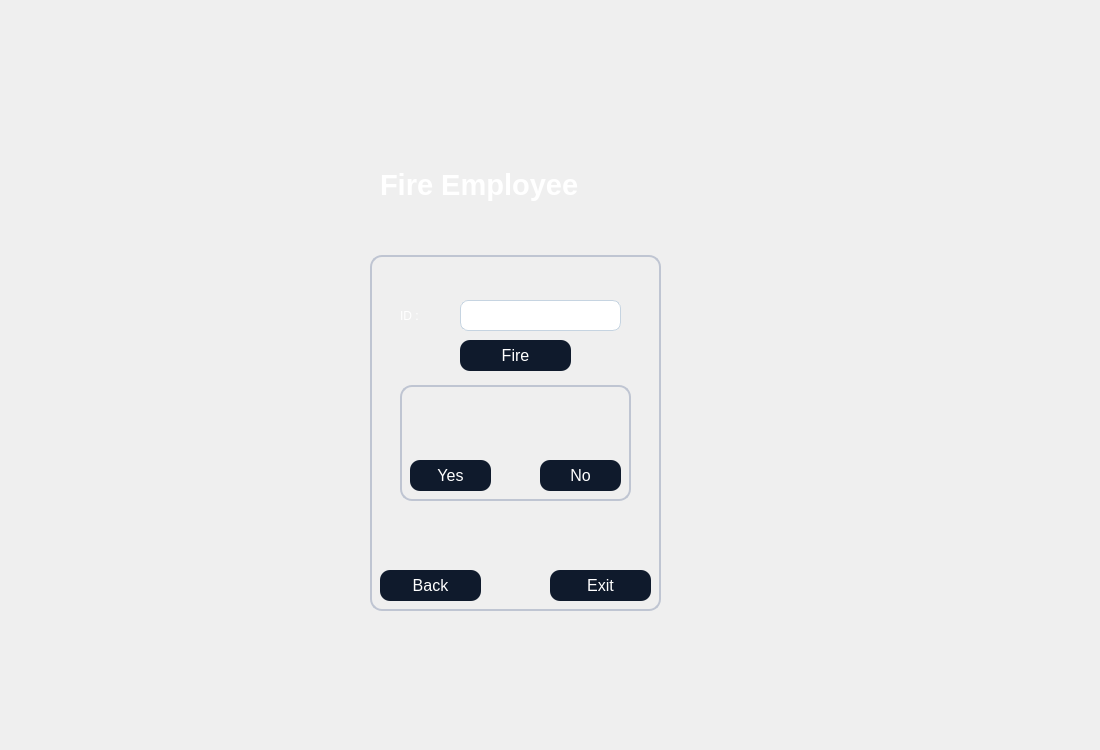
<?xml version="1.0" encoding="UTF-8"?>
<ui version="4.0">
 <class>fire</class>
 <widget class="QDialog" name="fire">
  <property name="geometry">
   <rect>
    <x>0</x>
    <y>0</y>
    <width>1100</width>
    <height>750</height>
   </rect>
  </property>
  <property name="windowTitle">
   <string>Dialog</string>
  </property>
  <property name="styleSheet">
   <string notr="true">QTableWidget {
    background-color: #1A2236;
    color: #FFFFFF;
    border: 1px solid #3A3F58;
    gridline-color: #3A3F58;
    font-family: &quot;Inter&quot;;
    font-size: 10pt;
    border-radius: 8px;
    selection-background-color: #0F5FFF;
    selection-color: #FFFFFF;
}

QHeaderView::section {
    background-color: #0F1A2C;
    color: #FFFFFF;
    border: 1px solid #3A3F58;
    padding: 4px;
    font-family: &quot;Montserrat SemiBold&quot;;
    font-size: 10pt;
}

QTableWidget::item:selected {
    background-color: #0F5FFF;
    color: #FFFFFF;
}
QGroupBox {
    border: 1.5px solid #BFC5D2;
    border-radius: 12px;
    margin-top: 25px;
    color: white;
    font-family: &quot;Segoe UI Semibold&quot;;
    font-size: 14pt;
}

QGroupBox::title {
    subcontrol-origin: margin;
    padding: 4px 10px;
}
QPushButton {
    background-color: #0F1A2C;
    color: #FFFFFF;
	border-color: rgb(0, 0, 0);
    border-radius: 10px;
    font-family: &quot;Montserrat SemiBold&quot;;
    font-size: 12pt;
    padding: 6px 12px;
}

QPushButton:hover {
    background-color: #1A2942;
}

QPushButton:pressed {
    background-color: #09111A;
}
QLineEdit {
    background-color: #FFFFFF;
    border: 1px solid #C6D4E1;
    border-radius: 8px;
    padding: 6px;
    color: #0A1320;
    font-family: &quot;Inter&quot;;
    font-size: 11pt;
}

QLineEdit:focus {
    border: 1px solid #00B4FF;
    background-color: #F8FBFF;
}
QComboBox {
    background-color: #FFFFFF;
    border: 1px solid #C6D4E1;
    border-radius: 8px;
    padding: 6px;
    color: #0A1320;
    font-family: &quot;Inter&quot;;
    font-size: 11pt;
}

QComboBox:focus {
    border: 1px solid #00B4FF;
    background-color: #F8FBFF;
}

QComboBox::drop-down {
    subcontrol-origin: padding;
    subcontrol-position: top right;
    width: 20px;
    border-left: 1px solid #C6D4E1;
}

QComboBox::down-arrow {
    
	image: url(:/new/prefix1/icon.png);
    width: 12px;
    height: 12px;
}</string>
  </property>
  <widget class="QLabel" name="label">
   <property name="geometry">
    <rect>
     <x>0</x>
     <y>0</y>
     <width>1100</width>
     <height>750</height>
    </rect>
   </property>
   <property name="styleSheet">
    <string notr="true">image: url(:/new/prefix1/bg.jpg);</string>
   </property>
   <property name="text">
    <string/>
   </property>
  </widget>
  <widget class="QLabel" name="label_2">
   <property name="geometry">
    <rect>
     <x>370</x>
     <y>160</y>
     <width>291</width>
     <height>51</height>
    </rect>
   </property>
   <property name="styleSheet">
    <string notr="true">color: #FFFFFF; 
font-family: &quot;Montserrat SemiBold&quot;; 
font-size: 28pt;
font-weight: 700; 
padding: 4px 0;</string>
   </property>
   <property name="text">
    <string>&lt;html&gt;&lt;head/&gt;&lt;body&gt;&lt;p&gt;&lt;span style=&quot; font-size:22pt;&quot;&gt;Fire Employee&lt;/span&gt;&lt;/p&gt;&lt;/body&gt;&lt;/html&gt;</string>
   </property>
  </widget>
  <widget class="QGroupBox" name="groupBox">
   <property name="geometry">
    <rect>
     <x>370</x>
     <y>230</y>
     <width>291</width>
     <height>381</height>
    </rect>
   </property>
   <property name="title">
    <string/>
   </property>
   <widget class="QLabel" name="label_6">
    <property name="geometry">
     <rect>
      <x>30</x>
      <y>70</y>
      <width>61</width>
      <height>31</height>
     </rect>
    </property>
    <property name="styleSheet">
     <string notr="true">color: rgb(255, 255, 255);</string>
    </property>
    <property name="text">
     <string>ID :</string>
    </property>
   </widget>
   <widget class="QPushButton" name="exit">
    <property name="geometry">
     <rect>
      <x>180</x>
      <y>340</y>
      <width>101</width>
      <height>31</height>
     </rect>
    </property>
    <property name="text">
     <string>Exit</string>
    </property>
   </widget>
   <widget class="QPushButton" name="fire_2">
    <property name="geometry">
     <rect>
      <x>90</x>
      <y>110</y>
      <width>111</width>
      <height>31</height>
     </rect>
    </property>
    <property name="text">
     <string>Fire</string>
    </property>
   </widget>
   <widget class="QPushButton" name="back">
    <property name="geometry">
     <rect>
      <x>10</x>
      <y>340</y>
      <width>101</width>
      <height>31</height>
     </rect>
    </property>
    <property name="text">
     <string>Back</string>
    </property>
   </widget>
   <widget class="QLineEdit" name="le">
    <property name="geometry">
     <rect>
      <x>90</x>
      <y>70</y>
      <width>161</width>
      <height>31</height>
     </rect>
    </property>
   </widget>
   <widget class="QGroupBox" name="box">
    <property name="geometry">
     <rect>
      <x>30</x>
      <y>130</y>
      <width>231</width>
      <height>141</height>
     </rect>
    </property>
    <property name="title">
     <string/>
    </property>
    <widget class="QLabel" name="l1">
     <property name="geometry">
      <rect>
       <x>30</x>
       <y>30</y>
       <width>181</width>
       <height>61</height>
      </rect>
     </property>
     <property name="styleSheet">
      <string notr="true">font: 14pt &quot;Segoe UI&quot;;
color: rgb(255, 255, 255);
font: italic 9pt &quot;Segoe UI&quot;;</string>
     </property>
     <property name="text">
      <string/>
     </property>
    </widget>
    <widget class="QPushButton" name="yes">
     <property name="geometry">
      <rect>
       <x>10</x>
       <y>100</y>
       <width>81</width>
       <height>31</height>
      </rect>
     </property>
     <property name="styleSheet">
      <string notr="true"/>
     </property>
     <property name="text">
      <string>Yes</string>
     </property>
    </widget>
    <widget class="QPushButton" name="no">
     <property name="geometry">
      <rect>
       <x>140</x>
       <y>100</y>
       <width>81</width>
       <height>31</height>
      </rect>
     </property>
     <property name="styleSheet">
      <string notr="true"/>
     </property>
     <property name="text">
      <string>No</string>
     </property>
    </widget>
   </widget>
   <widget class="QLabel" name="l2">
    <property name="geometry">
     <rect>
      <x>20</x>
      <y>280</y>
      <width>251</width>
      <height>51</height>
     </rect>
    </property>
    <property name="styleSheet">
     <string notr="true">color: rgb(170, 0, 0);
font: 700 14pt &quot;Segoe UI&quot;;</string>
    </property>
    <property name="text">
     <string/>
    </property>
   </widget>
  </widget>
 </widget>
 <resources/>
 <connections/>
</ui>
